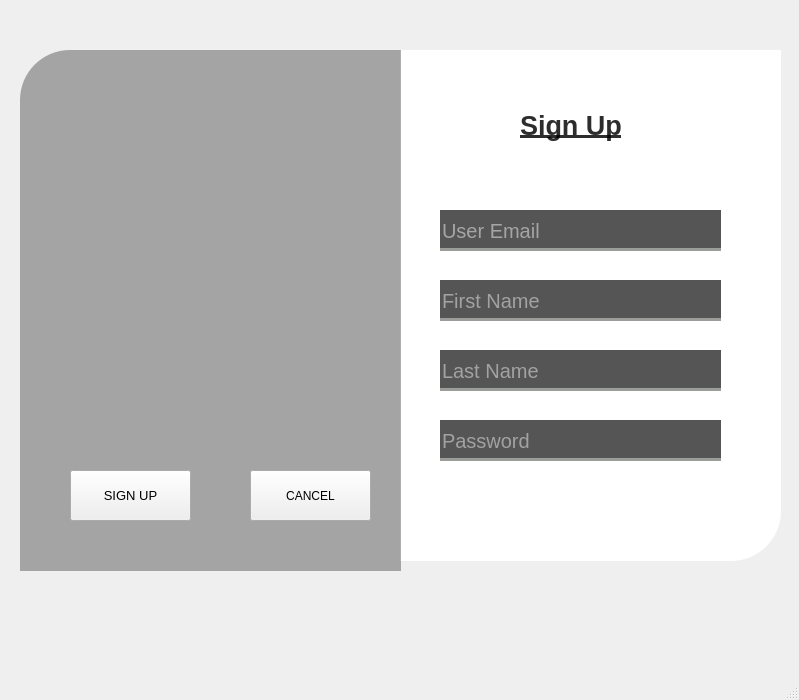
<?xml version="1.0" encoding="UTF-8"?>
<ui version="4.0">
 <class>MainWindow</class>
 <widget class="QMainWindow" name="MainWindow">
  <property name="geometry">
   <rect>
    <x>0</x>
    <y>0</y>
    <width>799</width>
    <height>700</height>
   </rect>
  </property>
  <property name="windowTitle">
   <string>MainWindow</string>
  </property>
  <widget class="QWidget" name="centralwidget">
   <widget class="QLabel" name="label">
    <property name="geometry">
     <rect>
      <x>20</x>
      <y>60</y>
      <width>381</width>
      <height>511</height>
     </rect>
    </property>
    <property name="styleSheet">
     <string notr="true">border-image: url(:/images/signupImage.jpeg);
border-top-left-radius:50px;</string>
    </property>
    <property name="text">
     <string/>
    </property>
   </widget>
   <widget class="QLineEdit" name="firstname">
    <property name="geometry">
     <rect>
      <x>440</x>
      <y>280</y>
      <width>281</width>
      <height>41</height>
     </rect>
    </property>
    <property name="font">
     <font>
      <pointsize>15</pointsize>
     </font>
    </property>
    <property name="styleSheet">
     <string notr="true">background-color:rgba(0,0,0,170);
border:none;
border-bottom:3px solid rgba(155,158,152,255);
color: rgba(255,255,255,230);
padding-top:5px;
padding-bottom:2px;
</string>
    </property>
    <property name="placeholderText">
     <string>First Name</string>
    </property>
   </widget>
   <widget class="QLabel" name="label_4">
    <property name="geometry">
     <rect>
      <x>20</x>
      <y>50</y>
      <width>381</width>
      <height>521</height>
     </rect>
    </property>
    <property name="styleSheet">
     <string notr="true">background-color:rgba(0,0,0,80);
border-top-left-radius: 50px;</string>
    </property>
    <property name="text">
     <string/>
    </property>
   </widget>
   <widget class="QLineEdit" name="lastname">
    <property name="geometry">
     <rect>
      <x>440</x>
      <y>350</y>
      <width>281</width>
      <height>41</height>
     </rect>
    </property>
    <property name="font">
     <font>
      <pointsize>15</pointsize>
     </font>
    </property>
    <property name="styleSheet">
     <string notr="true">background-color:rgba(0,0,0,170);
border:none;
border-bottom:3px solid rgba(155,158,152,255);
color: rgba(255,255,255,230);
padding-top:5px;
padding-bottom:2px;
</string>
    </property>
    <property name="text">
     <string/>
    </property>
    <property name="placeholderText">
     <string>Last Name</string>
    </property>
   </widget>
   <widget class="QLineEdit" name="email">
    <property name="geometry">
     <rect>
      <x>440</x>
      <y>210</y>
      <width>281</width>
      <height>41</height>
     </rect>
    </property>
    <property name="font">
     <font>
      <pointsize>15</pointsize>
     </font>
    </property>
    <property name="styleSheet">
     <string notr="true">background-color:rgba(0,0,0,170);
border:none;
border-bottom:3px solid rgba(155,158,152,255);
color: rgba(255,255,255,240);
padding-top:5px;
padding-bottom:2px;
</string>
    </property>
    <property name="text">
     <string/>
    </property>
    <property name="placeholderText">
     <string>User Email</string>
    </property>
   </widget>
   <widget class="QLineEdit" name="pass1">
    <property name="geometry">
     <rect>
      <x>440</x>
      <y>420</y>
      <width>281</width>
      <height>41</height>
     </rect>
    </property>
    <property name="font">
     <font>
      <pointsize>15</pointsize>
     </font>
    </property>
    <property name="styleSheet">
     <string notr="true">background-color:rgba(0,0,0,170);
border:none;
border-bottom:3px solid rgba(155,158,152,255);
color: rgba(255,255,255,230);
padding-top:5px;
padding-bottom:2px;
</string>
    </property>
    <property name="text">
     <string/>
    </property>
    <property name="placeholderText">
     <string>Password</string>
    </property>
   </widget>
   <widget class="QLabel" name="label_5">
    <property name="geometry">
     <rect>
      <x>520</x>
      <y>100</y>
      <width>141</width>
      <height>51</height>
     </rect>
    </property>
    <property name="font">
     <font>
      <pointsize>20</pointsize>
      <weight>75</weight>
      <bold>true</bold>
      <underline>true</underline>
     </font>
    </property>
    <property name="styleSheet">
     <string notr="true">color: rgba(0,0,0,210);
</string>
    </property>
    <property name="text">
     <string>Sign Up</string>
    </property>
   </widget>
   <widget class="QLabel" name="label_2">
    <property name="geometry">
     <rect>
      <x>400</x>
      <y>50</y>
      <width>381</width>
      <height>511</height>
     </rect>
    </property>
    <property name="styleSheet">
     <string notr="true">background-color:rgba(255,255,255,255);
border-bottom-right-radius: 50px;</string>
    </property>
    <property name="text">
     <string/>
    </property>
   </widget>
   <widget class="QPushButton" name="signupButton">
    <property name="geometry">
     <rect>
      <x>70</x>
      <y>470</y>
      <width>121</width>
      <height>51</height>
     </rect>
    </property>
    <property name="font">
     <font>
      <pointsize>10</pointsize>
     </font>
    </property>
    <property name="mouseTracking">
     <bool>true</bool>
    </property>
    <property name="tabletTracking">
     <bool>true</bool>
    </property>
    <property name="text">
     <string>SIGN UP</string>
    </property>
   </widget>
   <widget class="QPushButton" name="cancelButton">
    <property name="geometry">
     <rect>
      <x>250</x>
      <y>470</y>
      <width>121</width>
      <height>51</height>
     </rect>
    </property>
    <property name="font">
     <font>
      <pointsize>9</pointsize>
     </font>
    </property>
    <property name="mouseTracking">
     <bool>true</bool>
    </property>
    <property name="tabletTracking">
     <bool>true</bool>
    </property>
    <property name="text">
     <string>CANCEL</string>
    </property>
    <property name="checkable">
     <bool>false</bool>
    </property>
   </widget>
   <zorder>label_2</zorder>
   <zorder>label</zorder>
   <zorder>label_4</zorder>
   <zorder>firstname</zorder>
   <zorder>lastname</zorder>
   <zorder>email</zorder>
   <zorder>pass1</zorder>
   <zorder>label_5</zorder>
   <zorder>signupButton</zorder>
   <zorder>cancelButton</zorder>
  </widget>
  <widget class="QMenuBar" name="menubar">
   <property name="geometry">
    <rect>
     <x>0</x>
     <y>0</y>
     <width>799</width>
     <height>26</height>
    </rect>
   </property>
  </widget>
  <widget class="QStatusBar" name="statusbar"/>
 </widget>
 <resources>
  <include location="res2.qrc"/>
 </resources>
 <connections/>
</ui>
